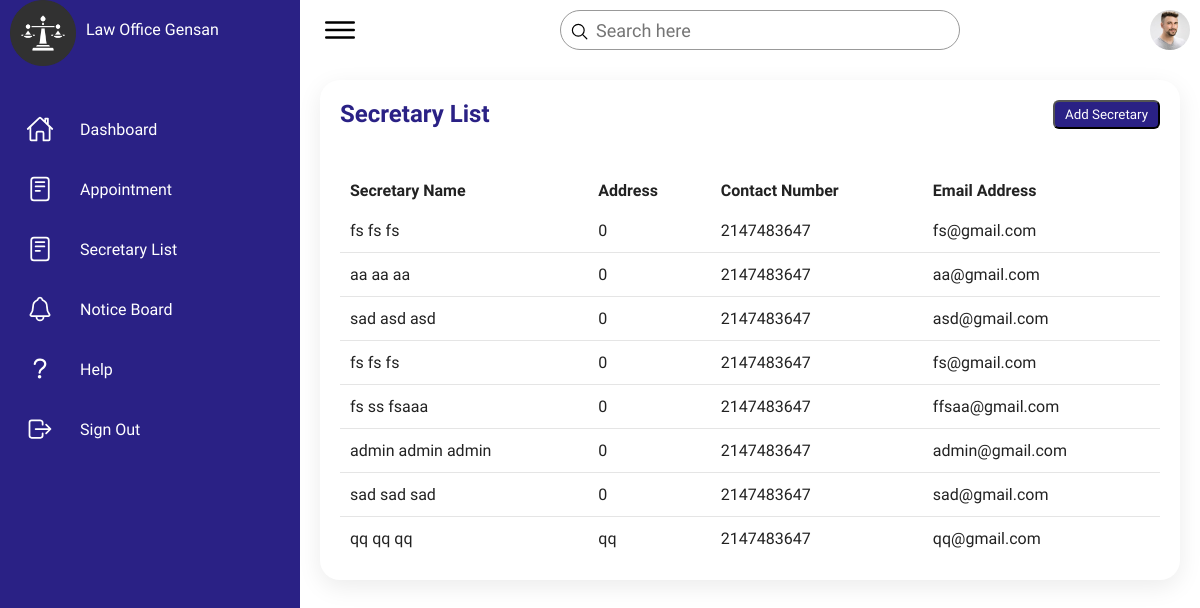
Screenshot of /lawyerSecretary.php with the database file from the repository.
### tables this page shows
CREATE TABLE `tbl_userinfo` (
  `userinfo_id` int(11) NOT NULL,
  `firstName` varchar(244) NOT NULL,
  `middlename` varchar(244) NOT NULL,
  `lastName` varchar(244) NOT NULL
);

CREATE TABLE `tbl_contactinfo` (
  `contact_id` int(11) NOT NULL,
  `user_id` int(11) NOT NULL,
  `address` varchar(244) NOT NULL,
  `phoneNum` int(11) NOT NULL
);

CREATE TABLE `tbl_cred` (
  `usercred_id` int(11) NOT NULL,
  `user_id` int(11) NOT NULL,
  `email` varchar(244) NOT NULL,
  `password` varchar(244) NOT NULL
);

### lawyerSecretary.php (the view, shortened to what this page needs)
<?php
include "dbconn.php";
$sql = "SELECT tbl_userinfo.userinfo_id, tbl_userinfo.firstName, tbl_userinfo.middlename, tbl_userinfo.lastName, tbl_usertype.user_type, tbl_cred.email, tbl_contactinfo.address, tbl_contactinfo.phoneNum
FROM tbl_userinfo
JOIN tbl_usertype ON tbl_userinfo.userinfo_id = tbl_usertype.user_id
JOIN tbl_cred ON tbl_userinfo.userinfo_id = tbl_cred.user_id
JOIN tbl_contactinfo ON tbl_userinfo.userinfo_id = tbl_contactinfo.user_id
WHERE tbl_usertype.user_type = 'secretary'";
$result = mysqli_query($conn, $sql);
?>
<!DOCTYPE html>
<html lang="en">
<head>
    <link rel="stylesheet" href="lawyerSecretary.css">
</head>
<body>
  <div class="container">
        <div class="navigation">
            <ul>
                <li>
                    <a href="#">
                        <span class="icon">
                            <img src="assets/imgs/justice-scale.png" alt="" style="width: 66px; height: 66px;" >
                        </span>
                        <span class="title">Law Office Gensan</span>
                    </a>
                </li>
                <li>
                    <a href="lawyerDashboard.php">
                        <span class="icon">
                            <ion-icon name="home-outline"></ion-icon>
                        </span>
                        <span class="title">Dashboard</span>
                    </a>
                </li>
                <li>
                    <a href="lawyerappointment.php">
                        <span class="icon">
                            <ion-icon name="reader-outline"></ion-icon>
                        </span>
                        <span class="title">Appointment</span>
                    </a>
                </li>
                <li>
                    <a href="lawyerSecretary.php">
                        <span class="icon">
                            <ion-icon name="reader-outline"></ion-icon>
                        </span>
                        <span class="title">Secretary List</span>
                    </a>
                </li>
                <li>
                    <a href="#">
                        <span class="icon">
                            <ion-icon name="notifications-outline"></ion-icon>
                        </span>
                        <span class="title">Notice Board</span>
                    </a>
                </li>
                <li>
                    <a href="#">
                        <span class="icon">
                            <ion-icon name="help-outline"></ion-icon>
                        </span>
                        <span class="title">Help</span>
                    </a>
                </li>
                <li>
                    <a href="?logout" onclick="logout(event)">
                         <span class="icon">
                             <ion-icon name="log-out-outline"></ion-icon>
                        </span>
                        <span class="title">Sign Out</span>
                    </a>
                </li>
            </ul>
        </div>
        <div class="main">
            <div class="topbar">
                <div class="toggle">
                    <ion-icon name="menu-outline"></ion-icon>
                </div>
                <div class="search">
                    <label>
                        <input type="text" placeholder="Search here" id="search-input">
                        <ion-icon name="search-outline"></ion-icon>
                    </label>
                </div>
                <div class="user">
                    <img src="assets/imgs/customer01.jpg" alt="">
                </div>
            </div>
             <div class="details">
                <div class="Appointment">
                    <div class="cardHeader">
                        <h2>Secretary List</h2>
                        <button id="registerBtn" class="btn">Add Secretary</button>
                    </div>
                    <table id="lawoffice-table">
                        <thead>
                            <tr>
                                <td>Secretary Name</td>
                                <td>Address</td>
                                <td>Contact Number</td>
                                <td>Email Address</td>
                            </tr>
                        </thead>
                        <tbody>
                            <tr>
                                <?php
                                while($row = mysqli_fetch_assoc($result)){
                                    ?>
                                    <td><?php echo $row['firstName'] . ' ' . $row['middlename'] . ' ' . $row['lastName'];?></td>
                                    <td><?php echo $row['address']; ?></td>
                                    <td><?php echo $row['phoneNum']; ?></td>
                                    <td><?php echo $row['email']; ?></td>
                            </tr>
                            <?php
                                }
                                ?>
                        </tbody>
            </div>
        </div>
    </div>
</body>
</html>

### lawyerSecretary.css (style rules this page uses)
* { font-family: "Ubuntu", sans-serif; margin: 0; padding: 0; box-sizing: border-box; }
:root { --blue: #2a2185; --white: #fff; --gray: #f5f5f5; --black1: #222; --black2: #999; }
body { min-height: 100vh; overflow-x: hidden; }
.container { position: relative; width: 100%; }
.navigation { position: fixed; width: 300px; height: 100%; background: var(--blue); border-left: 10px solid var(--blue); transition: 0.5s; overflow: hidden; }
.navigation ul { position: absolute; top: 0; left: 0; width: 100%; }
.navigation ul li { position: relative; width: 100%; list-style: none; border-top-left-radius: 30px; border-bottom-left-radius: 30px; }
.navigation ul li:nth-child(1) { margin-bottom: 40px; pointer-events: none; }
.navigation ul li a { position: relative; display: block; width: 100%; display: flex; text-decoration: none; color: var(--white); }
.navigation ul li a .icon { position: relative; display: block; min-width: 60px; height: 60px; line-height: 75px; text-align: center; }
.navigation ul li a .icon ion-icon { font-size: 1.75rem; }
.navigation ul li a .title { position: relative; display: block; padding: 0 10px; height: 60px; line-height: 60px; text-align: start; white-space: nowrap; }
.main { position: absolute; width: calc(100% - 300px); left: 300px; min-height: 100vh; background: var(--white); transition: 0.5s; }
.topbar { width: 100%; height: 60px; display: flex; justify-content: space-between; align-items: center; padding: 0 10px; }
.toggle { position: relative; width: 60px; height: 60px; display: flex; justify-content: center; align-items: center; font-size: 2.5rem; cursor: pointer; }
.search { position: relative; width: 400px; margin: 0 10px; }
.search label { position: relative; width: 100%; }
.search label input { width: 100%; height: 40px; border-radius: 40px; padding: 5px 20px; padding-left: 35px; font-size: 18px; outline: none; border: 1px solid var(--black2); }
.search label ion-icon { position: absolute; top: 0; left: 10px; font-size: 1.2rem; }
.user { position: relative; width: 40px; height: 40px; border-radius: 50%; overflow: hidden; cursor: pointer; }
.user img { position: absolute; top: 0; left: 0; width: 100%; height: 100%; object-fit: cover; }
.details { position: relative; width: 100%; padding: 20px; }
.details .Appointment { position: relative; display: grid; min-height: 500px; background: var(--white); padding: 20px; box-shadow: 0 7px 25px rgba(0, 0, 0, 0.08); border-radius: 20px; }
.details .cardHeader { display: flex; justify-content: space-between; align-items: flex-start; }
.cardHeader h2 { font-weight: 600; color: var(--blue); }
.cardHeader .btn { position: relative; padding: 5px 10px; background: var(--blue); text-decoration: none; color: var(--white); border-radius: 6px; cursor: pointer; }
.details table { width: 100%; border-collapse: collapse; margin-top: 10px; }
.details table thead td { font-weight: 600; }
.details .Appointment table tr { color: var(--black1); border-bottom: 1px solid rgba(0, 0, 0, 0.1); }
.details .Appointment table tr:last-child { border-bottom: none; }
.details .Appointment table tr td { padding: 10px; }
.details .Appointment table tr td:last-child { text-align: left; }
.details .Appointment table tr td:nth-child(2) { text-align: left; }
.details .Appointment table tr td:nth-child(3) { text-align: left; }

### rows the page displays
tbl_userinfo: firstName "fs", middlename "fs", lastName "fs", tbl_contactinfo.address "0", tbl_contactinfo.phoneNum "2147483647", tbl_cred.email "fs@gmail.com"
tbl_userinfo: firstName "aa", middlename "aa", lastName "aa", tbl_contactinfo.address "0", tbl_contactinfo.phoneNum "2147483647", tbl_cred.email "aa@gmail.com"
tbl_userinfo: firstName "sad", middlename "asd", lastName "asd", tbl_contactinfo.address "0", tbl_contactinfo.phoneNum "2147483647", tbl_cred.email "asd@gmail.com"
tbl_userinfo: firstName "fs", middlename "fs", lastName "fs", tbl_contactinfo.address "0", tbl_contactinfo.phoneNum "2147483647", tbl_cred.email "fs@gmail.com"
tbl_userinfo: firstName "fs", middlename "ss", lastName "fsaaa", tbl_contactinfo.address "0", tbl_contactinfo.phoneNum "2147483647", tbl_cred.email "ffsaa@gmail.com"
tbl_userinfo: firstName "admin", middlename "admin", lastName "admin", tbl_contactinfo.address "0", tbl_contactinfo.phoneNum "2147483647", tbl_cred.email "admin@gmail.com"
tbl_userinfo: firstName "sad", middlename "sad", lastName "sad", tbl_contactinfo.address "0", tbl_contactinfo.phoneNum "2147483647", tbl_cred.email "sad@gmail.com"
tbl_userinfo: firstName "qq", middlename "qq", lastName "qq", tbl_contactinfo.address "qq", tbl_contactinfo.phoneNum "2147483647", tbl_cred.email "qq@gmail.com"
